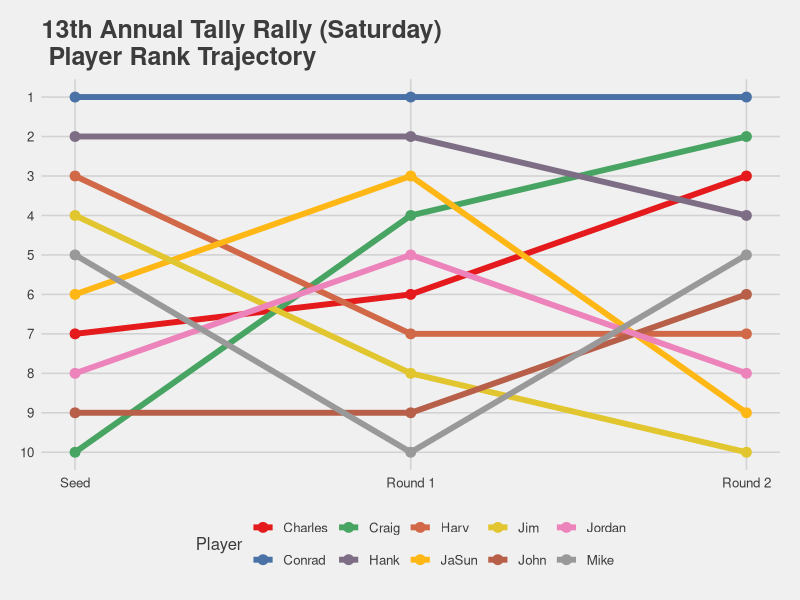
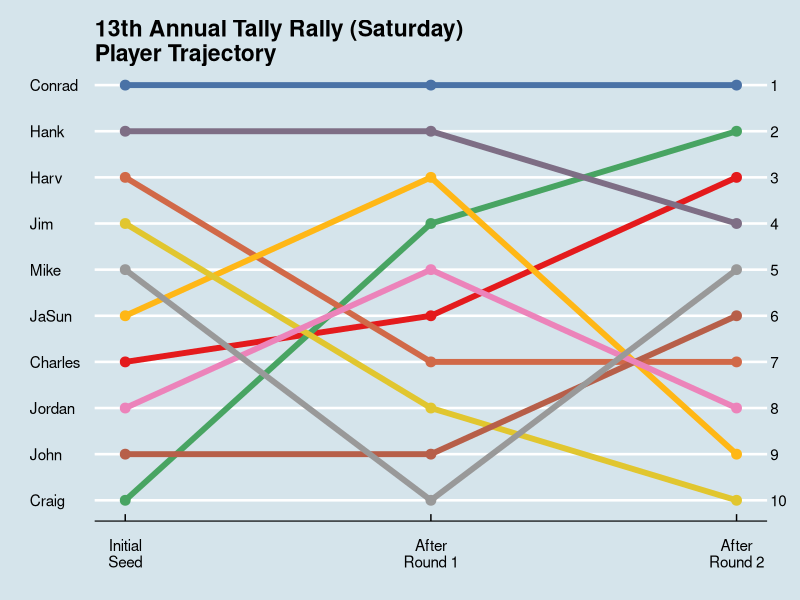
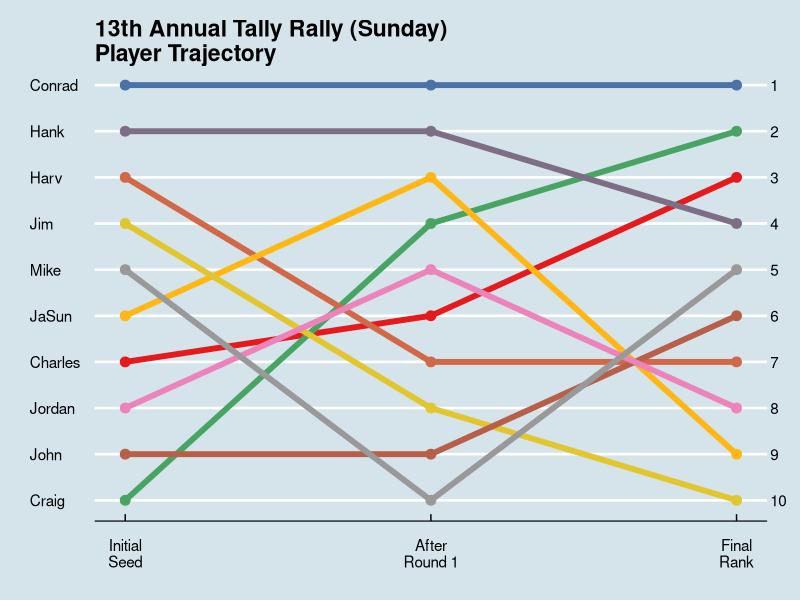
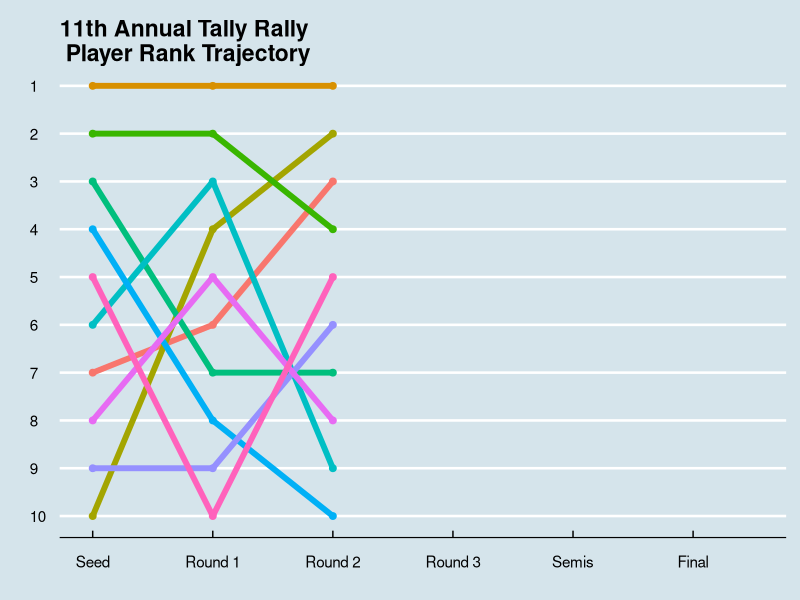

Generate these figures, in order, with R:
## ---- chunk 1
# 2016
nP = 19
Round = 0:5
Conrad = c(1, 1, 1, 1, 2, 2)
Scott = c(2, 7, 6, 4, 1, 1)
Jim = c(3, 3, 3, 6, 5, 6)
Dave = c(4, 12, 7, 7, 10, 12)
Mike = c(5, 4, 10, 10, 7, 5)
Jack = c(6, 6, 12, 12, 14, 19)
Hank = c(7, 10, 4, 3, 6, 6)
Cade = c(8, 8, 2, 2, 3, 4)
Randy = c(9, 9, 9, 5, 4, 3)
Arthur = c(10, 2, 11, 11, 9, 9)
John = c(11, 11, 8, 8, 8, 8)
Peter = c(12, 19, 18, 14, 15, 16)
Beth = c(13, 5, 5, 9, 11, 11)
Richard = c(14, 18, 19, 19, 17, 14)
JaSun = c(15, 17, 16, 15, 13, 13)
Tom = c(16, 16, 17, 18, 16, 17)
Stephanie = c(17, 15, 15, 16, 18, 18)
Charles = c(18, 14, 14, 17, 19, 15)
Jordan = c(19, 13, 13, 13, 12, 10)

# 2017
nP = 17
Round = 0:5
Mike = c(6, 4, 7, 6, 3, 1)
Conrad = c(1, 1, 1, 1, 2, 2)
Arthur = c(10, 6, 8, 4, 4, 2)
Jim = c(2, 2, 2, 2, 2, 4)
Randy = c(5, 10, 3, 3, 5, 5)
Hank = c(9, 5, 4, 7, 7, 6)
Sam = c(3, 9, 5, 5, 6, 7)
Peter = c(12, 14, 14, 9, 8, 8)
Jack = c(7, 11, 9, 11, 11, 9)
John = c(11, 13, 13, 10, 9, 10)
Cade = c(8, 12, 6, 8, 10, 11)
Richard = c(14, 8, 12, 13, 12, 12)
Tom = c(15, 15, 17, 14, 13, 13)
Charles = c(13, 7, 11, 15, 15, 14)
Diana = c(16, 17, 17, 17, 16, 15)
Dave = c(4, 3, 10, 12, NA, 16)
Larry = c(17, 16, 16, 16, NA, 17)

# 2018
nP = 26
Round = 0:8
Conrad =  c(1, 1, 1, 1, 1, 2, 1, 1, 1)
Mike =    c(5, 2, 2, 2, 2, 1, 8, 5, 2)
RickL =   c(2, 5, 7, 6, 4, 3, 3, 3, 3)
Sam =     c(6, 6, 6, 13, 11, 6, 4, 4, 4)
Jim =     c(3, 16, 25, 20, 9, 8, 2, 2, 5)
Harvy =  c(4, 3, 5, 5, 3, 4, 6, 6, 6)
Cade =    c(7, 7, 3, 10, 8, 5, 5, 7, 7)
Hank =    c(9, 9, 9, 9, 7, 7, 7, 8, 8)
Scott =   c(8, 8, 4, 4, 10, 10, 9, 9, 9)
JaSun =   c(14, 14, 21, 19, 12, 12, 10, 10, 10)
Richard = c(15, 4, 8, 8, 6, 11, 11, 11, 11)
Thomas =  c(11, 11, 11, 3, 5, 9, 12, 12, 12)
Peter =   c(12, 12, 15, 14, 16, 13, 13, 13, 13)
Jordan =  c(13, 13, 23, 17, 15, 14, 14, 14, 14)
Jens =    c(19, 19, 16, 15, 19, 16, 15, 15, 15)
Jeff =    c(18, 25, 19, 18, 20, 17, 16, 16, 16)
Geoff =   c(26, 26, 26, 24, 21, 18, 17, 17, 17)
RickW =   c(25, 18, 17, 16, 18, 15, 18, 18, 18)
Rob =     c(17, 17, 10, 11, 17, 17, NA, NA, 19)
John =    c(10, 21, 13, 12, 14, NA, NA, NA, 20)
Mark =    c(16, 15, 12, 12, NA, NA, NA, NA, 21)
Craig =   c(21, 10, 24, 24, NA, NA, NA, NA, 22)
Didi =    c(20, 23, 14, 7, 9, NA, NA, NA, NA)
Juliana = c(22, 22, 20, 23, 22, NA, NA, NA, NA)
Beth =    c(23, 20, 22, 21, 21, NA, NA, NA, NA)
Lori =    c(24, 24, 18, 22, 24, NA, NA, NA, NA)

Wide = data.frame(Round, Conrad, Mike, RickL, Sam, Jim, Harvy, Cade, Hank, Scott,
                  JaSun, Richard, Thomas, Peter, Jordan, Jens, Jeff, Geoff, RickW, 
                  Rob, John, Mark, Craig, Didi, Juliana, Beth, Lori)


# 2019 Saturday
nP <- 12
Round <- 0:4

Conrad <-  c(1, 1, 1, 1, 1)
Mike <-    c(2, 2, 2, 2, 5)
Harv <-    c(3, 4, 4, 5, 3)
JimE <-    c(4, 3, 3, 3, 4)
Hank <-    c(5, 8, 6, 4, 2)
John <-    c(6, 6, 8, 7, 10)
Jordan <-  c(7, 7, 7, 8, 8)
JaSun <-   c(8, 5, 9, 9, 6)
Charles <- c(9, 9, 5, 6, 7)
Didi <-    c(10, 10, 10, 10, 9)
Beth <-    c(11, 11, 11, 11, NA)
JimG <-    c(12, 12, 12, 12, NA)

Wide <- data.frame(Round, Conrad, Mike, Harv, JimE, Hank, John, Jordan, JaSun, Charles, Didi, Beth, JimG)

# 2019 Sunday

nP <- 10
Round <- 0:2

Conrad <-  c(1, 1, 1)
Hank <- c(2, 2, 4)
Harv <- c(3, 7, 7)
Jim <- c(4, 8, 10)
Mike <- c(5, 10, 5)
JaSun <- c(6, 3, 9)
Charles <- c(7, 6, 3)
Jordan <- c(8, 5, 8)
John <- c(9, 9, 6)
Craig <- c(10, 4, 2)

Wide <- data.frame(Round, Conrad, Hank, Harv, Jim, Mike, JaSun, Charles, Jordan, John, Craig)

## ---- chunk 2
library("tidyr")
library("ggplot2")
library("ggthemes")
Long <- gather(Wide, Player, Rank, 2:(nP + 1))

library("RColorBrewer")
getPalette <- colorRampPalette(brewer.pal(9, "Set1"))

ggplot(Long, aes(x = Round, y = Rank, color = Player)) +
  geom_line(size = 2) +
  geom_point(size = 3) +
  xlab("") +
  scale_x_continuous(breaks = 0:4, labels = c("Seed", "Round 1", "Round 2", "Round 3", "Final")) +
  scale_y_reverse(breaks = 1:nP) +
  ylab("Rank") +
  theme_fivethirtyeight() +
  ggtitle("13th Annual Tally Rally (Saturday)\n Player Rank Trajectory") +
  scale_color_manual(values = getPalette(nP))

library(dplyr)
df <- Long %>% 
  filter(Round == 0) %>%
  arrange(Rank)

ggplot(Long, aes(x = Round, y = Rank, color = Player)) +
  geom_line(size = 2) +
  geom_point(size = 3) +
  xlab("") + ylab("") +
  scale_x_continuous(breaks = 0:4, 
                     labels = c("Initial\nSeed", "After\nRound 1", "After\nRound 2", "After\nRound 3", "Final\nRank")) +
  scale_y_reverse(breaks = 1:nP, labels = df$Player, sec.axis = sec_axis(~., breaks = 1:nP)) +
  theme_economist() +
  ggtitle("13th Annual Tally Rally (Saturday)\nPlayer Trajectory") +
  scale_color_manual(values = getPalette(nP), guide = FALSE)

ggplot(Long, aes(x = Round, y = Rank, color = Player)) +
  geom_line(size = 2) +
  geom_point(size = 3) +
  xlab("") + ylab("") +
  scale_x_continuous(breaks = 0:2, 
                     labels = c("Initial\nSeed", "After\nRound 1", "Final\nRank")) +
  scale_y_reverse(breaks = 1:nP, labels = df$Player, sec.axis = sec_axis(~., breaks = 1:nP)) +
  theme_economist() +
  ggtitle("13th Annual Tally Rally (Sunday)\nPlayer Trajectory") +
  scale_color_manual(values = getPalette(nP), guide = FALSE)


## ---- chunk 3
library("ggrepel")
ggplot(Long, aes(x = Round, y = Rank, color = Player)) +
  geom_line(size = 2) +
  geom_point(size = 2) +
  xlab("") + ylab("") +
  scale_x_continuous(breaks = 0:5, labels = c("Seed", "Round 1", "Round 2", "Round 3", "Semis", "Final")) +
  scale_y_reverse(breaks = 1:17, labels = 1:17) +
  theme_economist() +
  ggtitle("11th Annual Tally Rally\n Player Rank Trajectory") +
 # scale_color_manual(values = getPalette(nP), guide = FALSE) +
  geom_label_repel(data = Long[Long$Round == 5, ],
                     aes(label = Player, fill = Player),
                     nudge_x = 0.5, size=3, color='white',
                     force=1.5, segment.color='#bbbbbb', show.legend = FALSE) +
    theme(strip.text = element_blank(), # Hide facet text
          legend.position = 'none', # Hide legend
          panel.grid.minor = element_blank(),
          panel.grid.major.x = element_blank())  +
    expand_limits(x = 5.5) 
